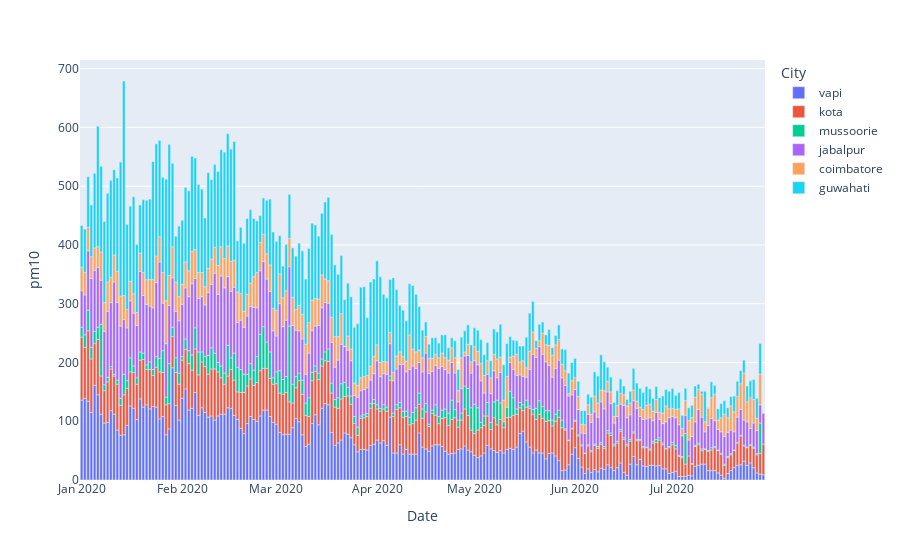

Write notebook code for a chart like this one.
### Code cell
fig = px.bar(df_rural,'Date','pm10',color='City')
fig.show()
fig.write_image(f'images/rural_pm2.5_bar.png',width=1500,height=600)

### Figure 1 — Plotly figure (JSON) as saved in the notebook; plotly's stock layout.template omitted (floating-point values rounded to 4 significant figures; data arrays with more than 128 entries replaced by an {"elided": "..."} marker saying what was removed)
{"data": [{"alignmentgroup": "True", "hovertemplate": "City=vapi<br>Date=%{x}<br>pm10=%{y}<extra></extra>", "legendgroup": "vapi", "marker": {"color": "#636efa"}, "name": "vapi", "offsetgroup": "vapi", "orientation": "v", "showlegend": true, "textposition": "auto", "type": "bar", "x": {"elided": "211 str values"}, "xaxis": "x", "y": {"elided": "211 float values"}, "yaxis": "y"}, {"alignmentgroup": "True", "hovertemplate": "City=kota<br>Date=%{x}<br>pm10=%{y}<extra></extra>", "legendgroup": "kota", "marker": {"color": "#EF553B"}, "name": "kota", "offsetgroup": "kota", "orientation": "v", "showlegend": true, "textposition": "auto", "type": "bar", "x": {"elided": "211 str values"}, "xaxis": "x", "y": {"elided": "211 float values"}, "yaxis": "y"}, {"alignmentgroup": "True", "hovertemplate": "City=mussoorie<br>Date=%{x}<br>pm10=%{y}<extra></extra>", "legendgroup": "mussoorie", "marker": {"color": "#00cc96"}, "name": "mussoorie", "offsetgroup": "mussoorie", "orientation": "v", "showlegend": true, "textposition": "auto", "type": "bar", "x": {"elided": "209 str values"}, "xaxis": "x", "y": {"elided": "209 float values"}, "yaxis": "y"}, {"alignmentgroup": "True", "hovertemplate": "City=jabalpur<br>Date=%{x}<br>pm10=%{y}<extra></extra>", "legendgroup": "jabalpur", "marker": {"color": "#ab63fa"}, "name": "jabalpur", "offsetgroup": "jabalpur", "orientation": "v", "showlegend": true, "textposition": "auto", "type": "bar", "x": {"elided": "209 str values"}, "xaxis": "x", "y": {"elided": "209 float values"}, "yaxis": "y"}, {"alignmentgroup": "True", "hovertemplate": "City=coimbatore<br>Date=%{x}<br>pm10=%{y}<extra></extra>", "legendgroup": "coimbatore", "marker": {"color": "#FFA15A"}, "name": "coimbatore", "offsetgroup": "coimbatore", "orientation": "v", "showlegend": true, "textposition": "auto", "type": "bar", "x": {"elided": "210 str values"}, "xaxis": "x", "y": {"elided": "210 float values"}, "yaxis": "y"}, {"alignmentgroup": "True", "hovertemplate": "City=guwahati<br>Date=%{x}<br>pm10=%{y}<extra></extra>", "legendgroup": "guwahati", "marker": {"color": "#19d3f3"}, "name": "guwahati", "offsetgroup": "guwahati", "orientation": "v", "showlegend": true, "textposition": "auto", "type": "bar", "x": {"elided": "210 str values"}, "xaxis": "x", "y": {"elided": "210 float values"}, "yaxis": "y"}], "layout": {"autosize": true, "barmode": "relative", "legend": {"title": {"text": "City"}, "tracegroupgap": 0}, "margin": {"t": 60}, "xaxis": {"anchor": "y", "autorange": true, "domain": [0, 1], "range": ["2019-12-31 12:00", "2020-07-29 12:00"], "title": {"text": "Date"}, "type": "date"}, "yaxis": {"anchor": "x", "autorange": true, "domain": [0, 1], "range": [0, 714.7], "title": {"text": "pm10"}, "type": "linear"}}}
